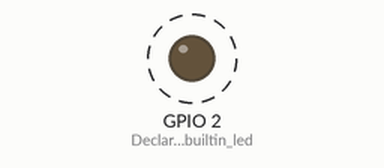
Recording of a program running on a simulated ESP32. Shown: output pins drawn as LEDs (lit = HIGH). Dashed ring = blinking. What the program prints to the serial monitor is not drawn.

Above: at 0.35 s.
Timing chart, 0 to 3.2 s (numbered marks = the images above):
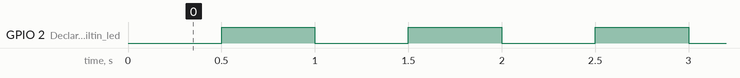

Measured:
- by itself, GPIO 2 (Declares_the_builtin_led): alternates HIGH for 0.50 s and LOW for 0.50 s

The program:

main.cpp
```cpp
#include <Arduino.h>

void setup() {

  Serial.begin(115200);  // Initialize the serial communication
  delay(200);  // Wait to ensure the setting

  pinMode(LED_BUILTIN, OUTPUT);  // Declares the builtin led as an output
  Serial.println("Boot OK");

}

void loop() {
  // Declares an unsigned integer with 32bits and initialize it
  static uint32_t last = 0;

  // If 500ms passed
  if (millis() - last >= 500){
    // Update the current time
    last = millis();
    // Inverts the LED state
    digitalWrite(LED_BUILTIN, !digitalRead(LED_BUILTIN));
    // Send through serial that the LED toggled
    Serial.println("Tick");
  }
}
```
